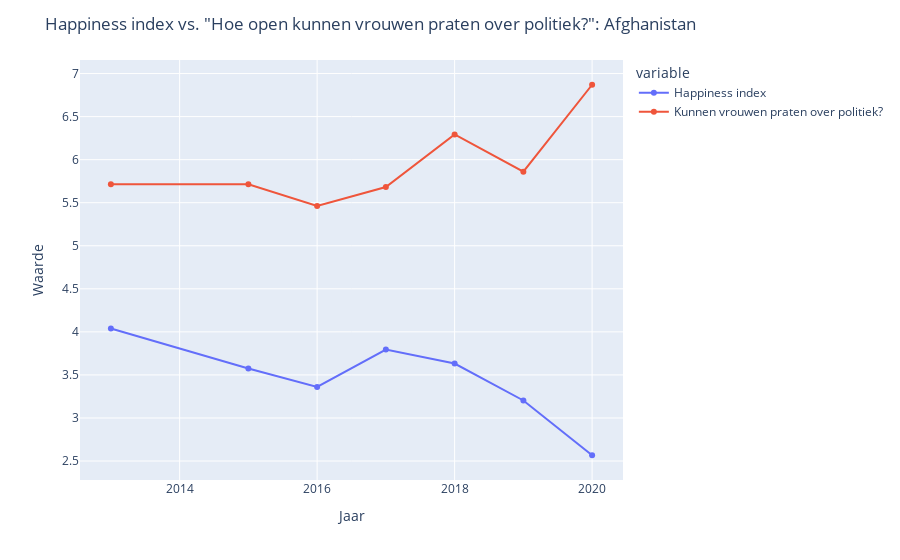

The notebook cell this image was saved under:
### Markdown cell above
# Perspectieven

Voor dit onderzoek zal er vanuit twee tegenovergestelde perspectieven bekeken worden naar de kwestie of er een verband bestaat tussen de mate van democratie en het algemene niveau van geluk binnen een land.

Het eerste perspectief zal beargumenteren dat een hogere mate van democratie, ook zal leiden tot een hogere ervaring van geluk, met als hoofdargument dat democratie vanzelfsprekend positief is, en daardoor haar burgers positieve gevoelens mee te brengen door middel van de mogelijkheid van bevolkingsparticipatie en het gevoel dat de overheid naar haar burgers luistert.

Het andere perspectief zal beargumenteren dat, los van de discussie of democratie een positieve of negatieve kracht is, geen primaire bron van geluk is voor de inwoners van een land. Het voornaamste argument voor dit perspectief zal zijn dat er veel dingen zijn die mensen geluk bezorgen, maar de mate van democratie niet één van de grootste is, en daardoor weinig overeen zal komen met metingen van geluk.

### Code cell
fig3.update_layout(
    title="Happiness index vs. \"Hoe open kunnen vrouwen praten over politiek?\": Afghanistan",
    xaxis_title="Jaar",
    yaxis_title="Waarde"
)
# hieronder is een afbeelding getoond, met de vraag of vrouwen open kunnen praten over politiek in Afghanistan. 
# in het blauw the Hap.piness index en in het rood de stelling uit de democratie-index.
# opmerkelijk is dat hier juist een inverse correlatie is.

### Figure 1 — Plotly figure (JSON) as saved in the notebook; plotly's stock layout.template omitted (floating-point values rounded to 4 significant figures)
{"data": [{"hovertemplate": "variable=Happiness index<br>Year=%{x}<br>value=%{y}<extra></extra>", "legendgroup": "Happiness index", "line": {"color": "#636efa", "dash": "solid"}, "marker": {"symbol": "circle"}, "mode": "lines+markers", "name": "Happiness index", "orientation": "v", "showlegend": true, "type": "scatter", "x": [2013, 2015, 2016, 2017, 2018, 2019, 2020], "xaxis": "x", "y": [4.04, 3.575, 3.36, 3.794, 3.632, 3.203, 2.567], "yaxis": "y"}, {"hovertemplate": "variable=Kunnen vrouwen praten over politiek?<br>Year=%{x}<br>value=%{y}<extra></extra>", "legendgroup": "Kunnen vrouwen praten over politiek?", "line": {"color": "#EF553B", "dash": "solid"}, "marker": {"symbol": "circle"}, "mode": "lines+markers", "name": "Kunnen vrouwen praten over politiek?", "orientation": "v", "showlegend": true, "type": "scatter", "x": [2013, 2015, 2016, 2017, 2018, 2019, 2020], "xaxis": "x", "y": [5.713, 5.713, 5.461, 5.682, 6.293, 5.86, 6.87], "yaxis": "y"}], "layout": {"legend": {"title": {"text": "variable"}, "tracegroupgap": 0}, "margin": {"t": 60}, "title": {"text": "Happiness index vs. \"Hoe open kunnen vrouwen praten over politiek?\": Afghanistan"}, "xaxis": {"anchor": "y", "domain": [0, 1], "title": {"text": "Jaar"}}, "yaxis": {"anchor": "x", "domain": [0, 1], "title": {"text": "Waarde"}}}}
